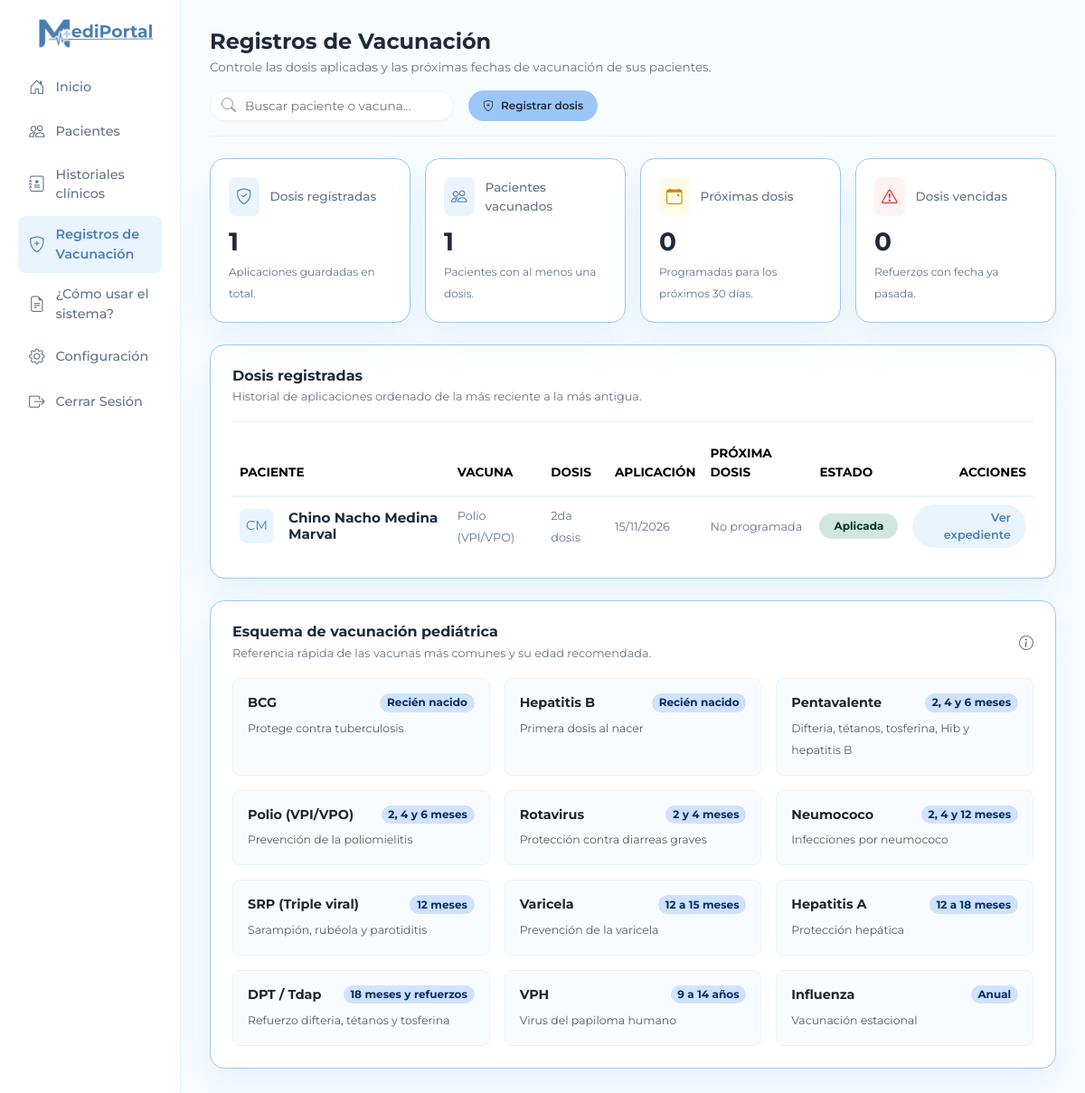
Screenshot of /vacunacion.php with the database file from the repository.
### tables this page shows
CREATE TABLE vacunas (
    id_vacuna INT NOT NULL AUTO_INCREMENT PRIMARY KEY,
    paciente_id INT NOT NULL,
    id_pediatra INT DEFAULT NULL,
    nombre_vacuna VARCHAR(100) NOT NULL,
    dosis VARCHAR(50) NOT NULL,
    fecha_aplicacion DATE DEFAULT NULL,
    proxima_dosis DATE DEFAULT NULL,
    lote VARCHAR(50) DEFAULT NULL,
    observaciones TEXT DEFAULT NULL,
    created_at TIMESTAMP NULL DEFAULT CURRENT_TIMESTAMP,
    KEY idx_vacunas_paciente (paciente_id),
    KEY idx_vacunas_pediatra (id_pediatra),
    KEY idx_vacunas_proxima (proxima_dosis),
    CONSTRAINT fk_vacunas_paciente FOREIGN KEY (paciente_id)
        REFERENCES pacientes (id) ON DELETE CASCADE ON UPDATE CASCADE,
    CONSTRAINT fk_vacunas_pediatra FOREIGN KEY (id_pediatra)
        REFERENCES pediatras (id_pediatra) ON DELETE SET NULL ON UPDATE CASCADE
);

CREATE TABLE pacientes (
    id INT AUTO_INCREMENT PRIMARY KEY,
    uid_nfc VARCHAR(100) UNIQUE DEFAULT NULL,  
    primer_nombre VARCHAR(50) NOT NULL,
    segundo_nombre VARCHAR(50) DEFAULT NULL,
    primer_apellido VARCHAR(50) NOT NULL,
    segundo_apellido VARCHAR(50) DEFAULT NULL,
    fecha_nacimiento DATE NOT NULL,
    sexo ENUM('Masculino', 'Femenino') NOT NULL,
    lugar_nacimiento VARCHAR(150) NOT NULL,
    representante_id INT NOT NULL,
    activo TINYINT(1) DEFAULT 1,  
    created_at TIMESTAMP DEFAULT CURRENT_TIMESTAMP,
    CONSTRAINT fk_paciente_representante
        FOREIGN KEY (representante_id)
        REFERENCES representantes(id)
        ON DELETE RESTRICT ON UPDATE CASCADE
);

### procedures/utilidades.php (called while the page is built, shortened)
<?php
if (!function_exists('nombre_paciente')) {
    function nombre_paciente(array $paciente): string
    {
        $partes = [
            $paciente['primer_nombre'] ?? '',
            $paciente['segundo_nombre'] ?? '',
            $paciente['primer_apellido'] ?? '',
            $paciente['segundo_apellido'] ?? '',
        ];
        return trim(preg_replace('/\s+/', ' ', implode(' ', array_filter($partes))));
    }
}
if (!function_exists('iniciales_paciente')) {
    function iniciales_paciente(array $paciente): string
    {
        $nombre = $paciente['primer_nombre'] ?? '';
        $apellido = $paciente['primer_apellido'] ?? '';
        return mb_strtoupper(mb_substr($nombre, 0, 1) . mb_substr($apellido, 0, 1));
    }
}
if (!function_exists('formatear_fecha')) {
    function formatear_fecha(?string $fecha, string $formato = 'd/m/Y', string $fallback = '—'): string
    {
        if (empty($fecha)) {
            return $fallback;
        }
        $timestamp = strtotime($fecha);
        return $timestamp ? date($formato, $timestamp) : $fallback;
    }
}
if (!function_exists('tabla_existe')) {
    function tabla_existe(mysqli $conexion, string $tabla): bool
    {
        try {
            $stmt = $conexion->prepare('SELECT 1 FROM information_schema.TABLES
                                        WHERE TABLE_SCHEMA = DATABASE() AND TABLE_NAME = ?
                                        LIMIT 1');
            $stmt->bind_param('s', $tabla);
            $stmt->execute();
            $resultado = $stmt->get_result();
            $existe = $resultado && $resultado->num_rows > 0;
            return $existe;
        } catch (Throwable $e) {
            return false;
        }
    }
}
if (!function_exists('estado_dosis')) {
    function estado_dosis(array $vacuna): array
    {
        $proxima = $vacuna['proxima_dosis'] ?? null;
        if (empty($proxima)) {
            return ['texto' => 'Aplicada', 'clase' => 'bg-success-subtle text-success-emphasis'];
        }
        return ['texto' => 'Programada', 'clase' => 'bg-info-subtle text-info-emphasis'];
    }
}

### vacunacion.php (the view, shortened to what this page needs)
<?php
include __DIR__ . '/templates/header.php';
include('procedures/utilidades.php');
$busqueda = trim($_GET['busqueda'] ?? '');
$tiene_vacunas = tabla_existe($mysqli, 'vacunas');
$vacunas = [];
$total_dosis = 0;
$pacientes_vacunados = 0;
$proximas_dosis = 0;
$dosis_vencidas = 0;
if ($tiene_vacunas) {
    $sql = "SELECT v.*, v.paciente_id AS id_paciente,
                   p.primer_nombre, p.segundo_nombre, p.primer_apellido, p.segundo_apellido
            FROM vacunas v
            INNER JOIN pacientes p ON p.id = v.paciente_id";
    $sql .= " ORDER BY v.fecha_aplicacion DESC, v.id_vacuna DESC LIMIT 200";
    $stmt = $mysqli->prepare($sql);
    if ($stmt) {
        $stmt->execute();
        $resultado = $stmt->get_result();
        while ($fila = $resultado->fetch_assoc()) {
            $vacunas[] = $fila;
        }
    }
    $totales = $mysqli->query("SELECT COUNT(*) AS total,
                                      COUNT(DISTINCT paciente_id) AS pacientes,
                                      SUM(proxima_dosis BETWEEN CURDATE() AND DATE_ADD(CURDATE(), INTERVAL 30 DAY)) AS proximas,
                                      SUM(proxima_dosis < CURDATE()) AS vencidas
                               FROM vacunas")->fetch_assoc();
    $total_dosis = (int) ($totales['total'] ?? 0);
    $pacientes_vacunados = (int) ($totales['pacientes'] ?? 0);
    $proximas_dosis = (int) ($totales['proximas'] ?? 0);
    $dosis_vencidas = (int) ($totales['vencidas'] ?? 0);
}
$pacientes_selector = $mysqli->query("SELECT id, primer_nombre, segundo_nombre, primer_apellido, segundo_apellido
                                      FROM pacientes WHERE activo = 1
                                      ORDER BY primer_nombre ASC, primer_apellido ASC");
$esquema_vacunacion = [
    ['BCG', 'Recién nacido', 'Protege contra tuberculosis'],
    ['Hepatitis B', 'Recién nacido', 'Primera dosis al nacer'],
    ['Pentavalente', '2, 4 y 6 meses', 'Difteria, tétanos, tosferina, Hib y hepatitis B'],
    ['Polio (VPI/VPO)', '2, 4 y 6 meses', 'Prevención de la poliomielitis'],
    ['Rotavirus', '2 y 4 meses', 'Protección contra diarreas graves'],
    ['Neumococo', '2, 4 y 12 meses', 'Infecciones por neumococo'],
    ['SRP (Triple viral)', '12 meses', 'Sarampión, rubéola y parotiditis'],
    ['Varicela', '12 a 15 meses', 'Prevención de la varicela'],
    ['Hepatitis A', '12 a 18 meses', 'Protección hepática'],
    ['DPT / Tdap', '18 meses y refuerzos', 'Refuerzo difteria, tétanos y tosferina'],
    ['VPH', '9 a 14 años', 'Virus del papiloma humano'],
    ['Influenza', 'Anual', 'Vacunación estacional'],
];
?>
<body class="cuerpo-dashboard">
    <div class="contenedor-fluid-personalizado">
        <div class="fila-principal">
            <?php include __DIR__ . '/templates/sidebar.php'; ?>
            <main class="col-md-9 col-lg-10 ms-sm-auto area-contenido">
                <header class="cabecera-principal flex-wrap gap-3">
                    <div>
                        <h2 class="titulo-pagina">Registros de Vacunación</h2>
                        <p class="subtitulo-pagina">Controle las dosis aplicadas y las próximas fechas de vacunación de sus pacientes.</p>
                    </div>
                    <div class="acciones-cabecera">
                        <form method="GET" action="vacunacion.php">
                            <div class="barra-busqueda">
                                <span class="icono-busqueda"><i class="bi bi-search"></i></span>
                                <input type="text" name="busqueda" class="input-busqueda" placeholder="Buscar paciente o vacuna..." value="<?php echo htmlspecialchars($busqueda); ?>">
                            </div>
                        </form>
                        <button type="button" class="boton-revision py-2 px-3 border-0 d-inline-flex align-items-center gap-2" data-bs-toggle="modal" data-bs-target="#modalRegistrarVacuna" <?php echo $pacientes_selector && $pacientes_selector->num_rows > 0 ? '' : 'disabled'; ?>>
                            <i class="bi bi-shield-plus"></i> Registrar dosis
                        </button>
                    </div>
                </header>
                <div class="row g-3 rejilla-estadisticas">
                    <div class="col-xl-3 col-md-6">
                        <div class="tarjeta-dashboard">
                            <div class="encabezado-tarjeta-stat">
                                <div class="icono-stat icono-azul"><i class="bi bi-shield-check"></i></div>
                                <span class="etiqueta-stat">Dosis registradas</span>
                            </div>
                            <h3 class="valor-stat"><?php echo $total_dosis; ?></h3>
                            <span class="detalle-stat">Aplicaciones guardadas en total.</span>
                        </div>
                    </div>
                    <div class="col-xl-3 col-md-6">
                        <div class="tarjeta-dashboard">
                            <div class="encabezado-tarjeta-stat">
                                <div class="icono-stat icono-azul"><i class="bi bi-people"></i></div>
                                <span class="etiqueta-stat">Pacientes vacunados</span>
                            </div>
                            <h3 class="valor-stat"><?php echo $pacientes_vacunados; ?></h3>
                            <span class="detalle-stat">Pacientes con al menos una dosis.</span>
                        </div>
                    </div>
                    <div class="col-xl-3 col-md-6">
                        <div class="tarjeta-dashboard">
                            <div class="encabezado-tarjeta-stat">
                                <div class="icono-stat icono-amarillo"><i class="bi bi-calendar-event"></i></div>
                                <span class="etiqueta-stat">Próximas dosis</span>
                            </div>
                            <h3 class="valor-stat"><?php echo $proximas_dosis; ?></h3>
                            <span class="detalle-stat">Programadas para los próximos 30 días.</span>
                        </div>
                    </div>
                    <div class="col-xl-3 col-md-6">
                        <div class="tarjeta-dashboard">
                            <div class="encabezado-tarjeta-stat">
                                <div class="icono-stat icono-rojo"><i class="bi bi-exclamation-triangle"></i></div>
                                <span class="etiqueta-stat">Dosis vencidas</span>
                            </div>
                            <h3 class="valor-stat"><?php echo $dosis_vencidas; ?></h3>
                            <span class="detalle-stat">Refuerzos con fecha ya pasada.</span>
                        </div>
                    </div>
                </div>
                <div class="tarjeta-dashboard contenedor-seccion h-auto mb-4" style="height: auto !important;">
                    <div class="encabezado-seccion flex-wrap gap-3 pb-3 mb-3 border-bottom border-light-subtle">
                        <div>
                            <h5 class="titulo-seccion-principal">Dosis registradas</h5>
                            <small class="descripcion-seccion">
                                <?php echo $busqueda !== '' ? 'Resultados para “' . htmlspecialchars($busqueda) . '”.' : 'Historial de aplicaciones ordenado de la más reciente a la más antigua.'; ?>
                            </small>
                        </div>
                    </div>
                    <div class="table-responsive">
                        <table class="table table-hover align-middle mb-0">
                            <thead>
                                <tr style="border-bottom: 2px solid #eaf4fe; color: #64748b; font-size: 0.85rem;">
                                    <th scope="col" class="pb-3 fw-bold">PACIENTE</th>
                                    <th scope="col" class="pb-3 fw-bold">VACUNA</th>
                                    <th scope="col" class="pb-3 fw-bold">DOSIS</th>
                                    <th scope="col" class="pb-3 fw-bold">APLICACIÓN</th>
                                    <th scope="col" class="pb-3 fw-bold">PRÓXIMA DOSIS</th>
                                    <th scope="col" class="pb-3 fw-bold">ESTADO</th>
                                    <th scope="col" class="pb-3 fw-bold text-end">ACCIONES</th>
                                </tr>
                            </thead>
                            <tbody>
                                <?php if (!empty($vacunas)): ?>
                                    <?php foreach ($vacunas as $vacuna): ?>
                                        <?php $estado = estado_dosis($vacuna); ?>
                                        <tr class="elemento-item" style="border-bottom: 1px solid #f9fcfe; display: table-row;">
                                            <td>
                                                <div class="d-flex align-items-center">
                                                    <div class="icono-stat icono-azul me-3" style="width: 38px; height: 38px; font-size: 0.9rem;">
                                                        <?php echo htmlspecialchars(iniciales_paciente($vacuna)); ?>
                                                    </div>
                                                    <h6 class="nombre-item mb-0"><?php echo htmlspecialchars(nombre_paciente($vacuna)); ?></h6>
                                                </div>
                                            </td>
                                            <td><span class="subtitulo-item"><?php echo htmlspecialchars($vacuna['nombre_vacuna']); ?></span></td>
                                            <td><span class="subtitulo-item"><?php echo htmlspecialchars($vacuna['dosis']); ?></span></td>
                                            <td><span class="subtitulo-item"><?php echo htmlspecialchars(formatear_fecha($vacuna['fecha_aplicacion'])); ?></span></td>
                                            <td><span class="subtitulo-item"><?php echo htmlspecialchars(formatear_fecha($vacuna['proxima_dosis'], 'd/m/Y', 'No programada')); ?></span></td>
                                            <td>
                                                <span class="badge rounded-pill <?php echo htmlspecialchars($estado['clase']); ?> px-3 py-2"><?php echo htmlspecialchars($estado['texto']); ?></span>
                                            </td>
                                            <td class="text-end">
                                                <a href="ver_paciente.php?id=<?php echo (int) $vacuna['id_paciente']; ?>#vacunas" class="boton-secundario text-decoration-none d-inline-block">
                                                    Ver expediente
                                                </a>
                                            </td>
                                        </tr>
                                    <?php endforeach; ?>
                                <?php endif; ?>
                            </tbody>
                        </table>
                    </div>
                </div>
                <div class="tarjeta-dashboard contenedor-seccion h-auto" style="height: auto !important;">
                    <div class="encabezado-seccion mb-3">
                        <div>
                            <h5 class="titulo-seccion-principal">Esquema de vacunación pediátrica</h5>
                            <small class="descripcion-seccion">Referencia rápida de las vacunas más comunes y su edad recomendada.</small>
                        </div>
                        <i class="bi bi-info-circle text-secondary"></i>
                    </div>
                    <div class="row g-3">
                        <?php foreach ($esquema_vacunacion as $item): ?>
                            <div class="col-md-6 col-xl-4">
                                <div class="p-3 rounded-3 h-100" style="background-color: #f9fcfe; border: 1px solid #eaf4fe;">
                                    <div class="d-flex justify-content-between align-items-start gap-2 mb-1">
                                        <strong class="text-dark" style="font-size: 0.9rem;"><?php echo htmlspecialchars($item[0]); ?></strong>
                                        <span class="badge rounded-pill bg-primary-subtle text-primary-emphasis"><?php echo htmlspecialchars($item[1]); ?></span>
                                    </div>
                                    <small class="text-muted" style="font-size: 0.78rem;"><?php echo htmlspecialchars($item[2]); ?></small>
                                </div>
                            </div>
                        <?php endforeach; ?>
                    </div>
                </div>
            </main>
        </div>
    </div>
</body>
</html>

### rows the page displays
vacunas: paciente.primer_apellido "CM", vacuna "Chino Nacho Medina Marval", nombre_vacuna "Polio (VPI/VPO)", dosis "2da dosis", fecha_aplicacion "15/11/2026", proxima_dosis "No programada", texto "Aplicada"

### other values shown
$total_dosis "1"
$pacientes_vacunados "1"
$proximas_dosis "0"
$dosis_vencidas "0"
$item[0] "BCG"
$item[1] "Recién nacido"
$item[2] "Protege contra tuberculosis"
$item[0] "Hepatitis B"
$item[2] "Primera dosis al nacer"
$item[0] "Pentavalente"
$item[1] "2, 4 y 6 meses"
$item[2] "Difteria, tétanos, tosferina, Hib y hepatitis B"
$item[0] "Polio (VPI/VPO)"
$item[2] "Prevención de la poliomielitis"
$item[0] "Rotavirus"
